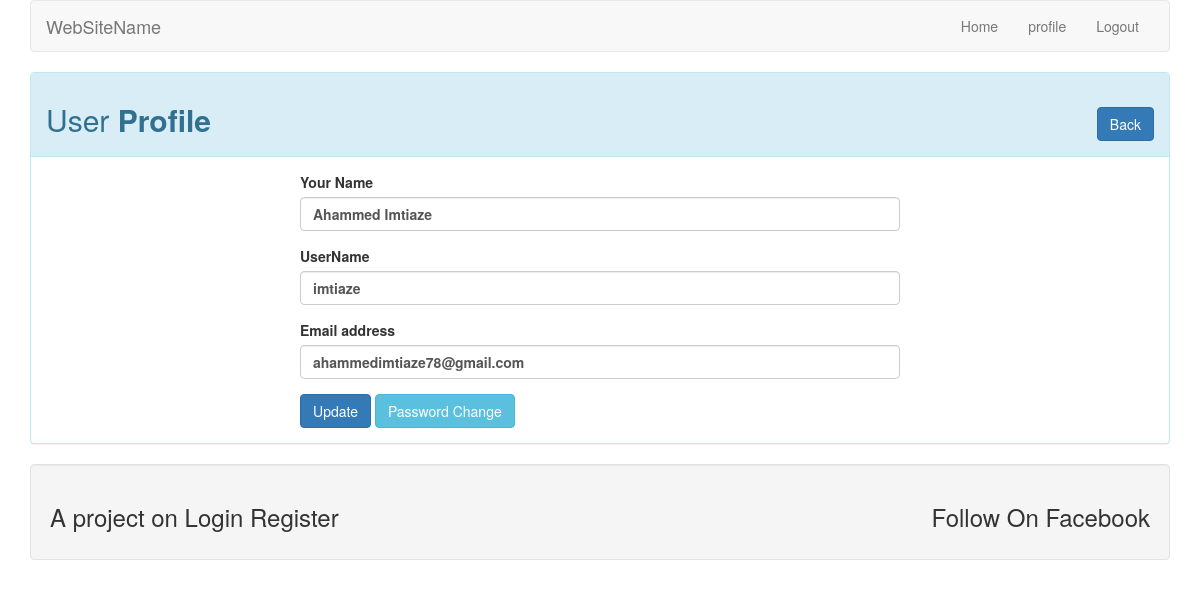
/profile.php?id=1 (signed in), run on the app's committed database.
### tables this page shows
CREATE TABLE `user` (
  `id` int(10) NOT NULL,
  `name` varchar(50) NOT NULL,
  `username` varchar(34) NOT NULL,
  `email` varchar(50) NOT NULL,
  `password` varchar(255) NOT NULL
);

### lib/User.php (called while the page is built, shortened)
<?php
include 'Database.php';
class User
{
  private $db;
  public function __construct(){
    $this->db  = new Database();
  }
  public function getUserByID($id){
    $sql    = "SELECT * FROM user WHERE id=:id LIMIT 1";
    $stmt   = $this->db->pdo->prepare($sql);
    $stmt  -> bindParam(':id', $id);
    $stmt  -> execute();
    $result = $stmt->fetch();
    return $result;
  }
}

### lib/Database.php (called while the page is built)
<?php
class Database{
    private $hostdb = "localhost";
    private $userdb = "root";
    private $passdb = "";
    private $namedb = "login_register";
    public $pdo;
    public function __construct(){
        if(!isset($this->pdo)){
            try {
                $link = new PDO("mysql:host=".$this->hostdb.";dbname=".$this->namedb, $this->userdb, $this->passdb);
                $link->setAttribute(PDO::ATTR_ERRMODE, PDO::ERRMODE_EXCEPTION);
                $link->exec("SET CHARACTER SET utf8");
                $this->pdo = $link;
            } catch (PDOException $e) {
                echo "Connection Failed...".$e->getMessage();
            }
        }
    }
}
?>

### lib/Session.php (called while the page is built, shortened)
<?php
class Session{
  public static function get($key){
    if (isset($_SESSION[$key])) {
      return $_SESSION[$key];
    } else{
      return false;
    }
  }
}
?>

### profile.php (the view, shortened to what this page needs)
<?php
include 'lib/User.php';
include "inc/header.php";
if (isset($_GET['id'])) {
  $user_id = $_GET['id'];
}
$user = new User();
$userdata = $user->getUserByID($user_id);
?>
<div class="panel panel-info">
  <div class="panel-heading">
    <h2>User <strong>Profile</strongs> <span class="pull-right"><a class="btn btn-primary" href="index.php">Back</a></span>
    </h2>
  </div>
  <div class="panel-body">
    <div style="max-width:600px; margin: 0 auto;">
      <?php
      if ($userdata) {
        ?>
        <form action="" method="POST">
          <div class="form-group">
            <label for="name">Your Name</label>
            <input type="text" class="form-control" name="name" id="name" value="<?php echo $userdata['name']; ?>">
          </div>
          <div class="form-group">
            <label for="username">UserName</label>
            <input type="text" class="form-control" name="username" id="username" value="<?php echo $userdata['username']; ?>">
          </div>
          <div class="form-group">
            <label for="email">Email address</label>
            <input type="email" class="form-control" name="email" id="email" value="<?php echo $userdata['email']; ?>">
          </div>
          <?php
          $userSessionId = Session::get('id');
          if ($userSessionId == $user_id) {
            ?>
            <input type="submit" name="update" value="Update" class="btn btn-primary">
            <a class="btn btn-info" href="passwordchange.php?id=<?php echo $userdata['id'];  ?>">Password Change</a>
            <?php
          }
          ?>
        </form>
        <?php
      }
      ?>
    </div>
  </div>
</div>
<?php include 'inc/footer.php'; ?>

### data on the page
user: name "Ahammed Imtiaze", username "imtiaze", email "ahammedimtiaze78@gmail.com"
